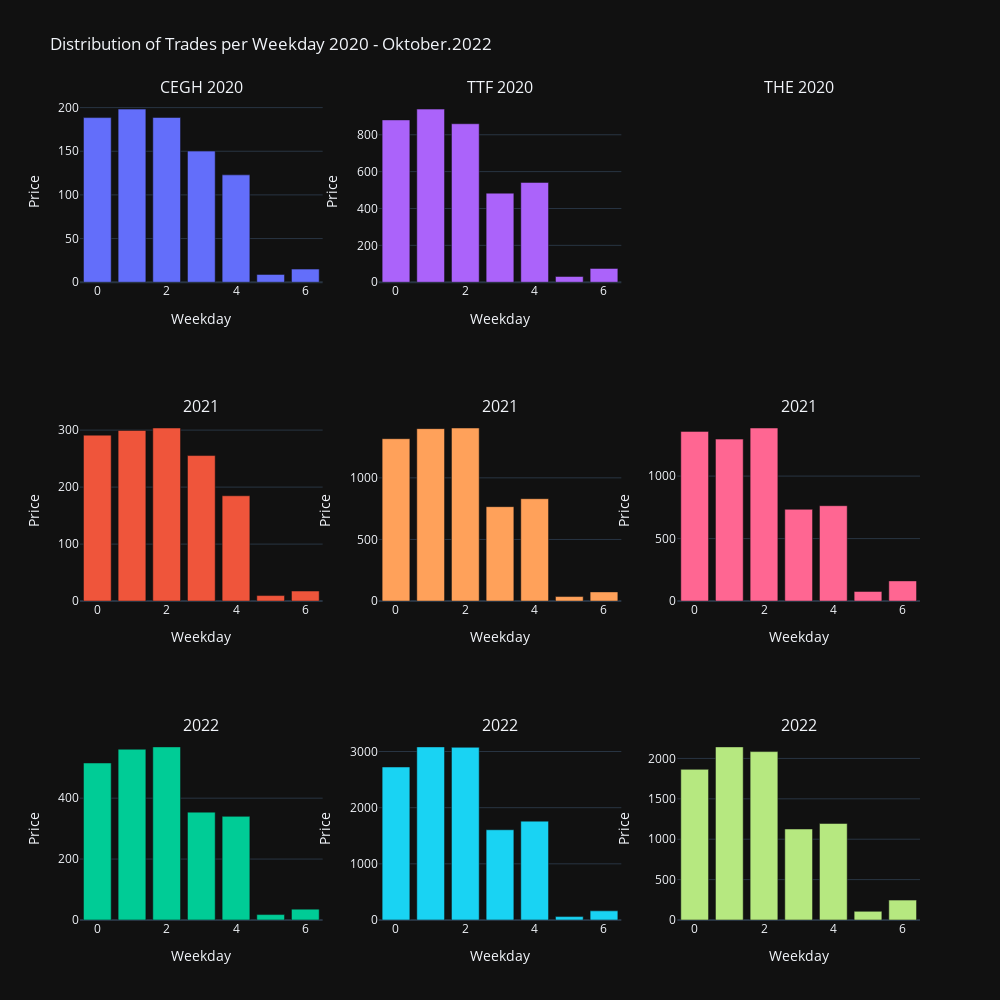

Notebook code cell kept with this figure:
### Code cell
# Make a Plot that show which day of the week had the most trades done. (Weekday 0 = Monday)
fig = make_subplots(rows=3, cols=3,
                    #specs=[[{}, {}],
                    #[{"colspan": 1}, None]],
                    subplot_titles=("CEGH 2020","TTF 2020","THE 2020", "2021","2021","2021","2022","2022","2022"))
#plot subplots for all commoditiy markets and years. This could have been a loop
fig.add_trace(
    go.Bar( x=cegh_2020.groupby(by = ['weekday'])['Number of Trades'].mean().index,
            y=cegh_2020.groupby(by = ['weekday'])['Number of Trades'].mean(),
            ),
    row=1, col=1
)
fig.add_trace(
    go.Bar( x=cegh_2021.groupby(by = ['weekday'])['Number of Trades'].mean().index,
            y=cegh_2021.groupby(by = ['weekday'])['Number of Trades'].mean(),
            ),
    row=2, col=1
)
fig.add_trace(
    go.Bar( x=cegh_2022.groupby(by = ['weekday'])['Number of Trades'].mean().index,
            y=cegh_2022.groupby(by = ['weekday'])['Number of Trades'].mean(),
            ),
    row=3, col=1
)

fig.add_trace(
    go.Bar( x=ttf_2020.groupby(by = ['weekday'])['Number of Trades'].mean().index,
            y=ttf_2020.groupby(by = ['weekday'])['Number of Trades'].mean(),
            ),
    row=1, col=2
)
fig.add_trace(
    go.Bar( x=ttf_2021.groupby(by = ['weekday'])['Number of Trades'].mean().index,
            y=ttf_2021.groupby(by = ['weekday'])['Number of Trades'].mean(),
            ),
    row=2, col=2
)
fig.add_trace(
    go.Bar( x=ttf_2022.groupby(by = ['weekday'])['Number of Trades'].mean().index,
            y=ttf_2022.groupby(by = ['weekday'])['Number of Trades'].mean(),
            ),
    row=3, col=2
)


fig.add_trace(
    go.Bar( x=the_2021.groupby(by = ['weekday'])['Number of Trades'].mean().index,
            y=the_2021.groupby(by = ['weekday'])['Number of Trades'].mean(),
            ),
    row=2, col=3
)
fig.add_trace(
    go.Bar( x=the_2022.groupby(by = ['weekday'])['Number of Trades'].mean().index,
            y=the_2022.groupby(by = ['weekday'])['Number of Trades'].mean(),
            ),
    row=3, col=3
)
fig.update_layout(
    autosize=False,
    width=1000,
    height=1000,
    showlegend=False,
    title_text="Distribution of Trades per Weekday 2020 - Oktober.2022",
    )
#name the first axis
fig['layout']['yaxis']['title']='Price'
fig['layout']['xaxis']['title']='Weekday'
#name the others starting with 2
for i in range(2,10):
    fig['layout'][f'yaxis{i}']['title']='Price'
    fig['layout'][f'xaxis{i}']['title']='Weekday'

fig.show()

### Figure 1 — Plotly figure (JSON) as saved in the notebook; plotly's stock layout.template omitted (floating-point values rounded to 4 significant figures)
{"data": [{"x": [0, 1, 2, 3, 4, 5, 6], "y": [188.5, 198.3, 188.7, 150.1, 123.0, 8.941, 15.0], "type": "bar", "xaxis": "x", "yaxis": "y"}, {"x": [0, 1, 2, 3, 4, 5, 6], "y": [291.1, 299.4, 303.7, 255.4, 184.8, 9.731, 17.66], "type": "bar", "xaxis": "x4", "yaxis": "y4"}, {"x": [0, 1, 2, 3, 4, 5, 6], "y": [515.5, 560.6, 568.3, 354.1, 340.2, 17.76, 35.65], "type": "bar", "xaxis": "x7", "yaxis": "y7"}, {"x": [0, 1, 2, 3, 4, 5, 6], "y": [880.5, 939.1, 859.6, 483.1, 541.2, 31.26, 74.83], "type": "bar", "xaxis": "x2", "yaxis": "y2"}, {"x": [0, 1, 2, 3, 4, 5, 6], "y": [1318.0, 1399.0, 1404.0, 766.2, 831.0, 37.03, 74.94], "type": "bar", "xaxis": "x5", "yaxis": "y5"}, {"x": [0, 1, 2, 3, 4, 5, 6], "y": [2725.0, 3082.0, 3075.0, 1606.0, 1760.0, 60.43, 163.1], "type": "bar", "xaxis": "x8", "yaxis": "y8"}, {"x": [0, 1, 2, 3, 4, 5, 6], "y": [1357.0, 1296.0, 1385.0, 734.2, 763.1, 77.23, 161.8], "type": "bar", "xaxis": "x6", "yaxis": "y6"}, {"x": [0, 1, 2, 3, 4, 5, 6], "y": [1865.0, 2143.0, 2084.0, 1127.0, 1195.0, 107.1, 246.1], "type": "bar", "xaxis": "x9", "yaxis": "y9"}], "layout": {"xaxis": {"anchor": "y", "domain": [0.0, 0.2889], "title": {"text": "Weekday"}}, "yaxis": {"anchor": "x", "domain": [0.7778, 1.0], "title": {"text": "Price"}}, "xaxis2": {"anchor": "y2", "domain": [0.3556, 0.6444], "title": {"text": "Weekday"}}, "yaxis2": {"anchor": "x2", "domain": [0.7778, 1.0], "title": {"text": "Price"}}, "xaxis3": {"anchor": "y3", "domain": [0.7111, 1.0], "title": {"text": "Weekday"}}, "yaxis3": {"anchor": "x3", "domain": [0.7778, 1.0], "title": {"text": "Price"}}, "xaxis4": {"anchor": "y4", "domain": [0.0, 0.2889], "title": {"text": "Weekday"}}, "yaxis4": {"anchor": "x4", "domain": [0.3889, 0.6111], "title": {"text": "Price"}}, "xaxis5": {"anchor": "y5", "domain": [0.3556, 0.6444], "title": {"text": "Weekday"}}, "yaxis5": {"anchor": "x5", "domain": [0.3889, 0.6111], "title": {"text": "Price"}}, "xaxis6": {"anchor": "y6", "domain": [0.7111, 1.0], "title": {"text": "Weekday"}}, "yaxis6": {"anchor": "x6", "domain": [0.3889, 0.6111], "title": {"text": "Price"}}, "xaxis7": {"anchor": "y7", "domain": [0.0, 0.2889], "title": {"text": "Weekday"}}, "yaxis7": {"anchor": "x7", "domain": [0.0, 0.2222], "title": {"text": "Price"}}, "xaxis8": {"anchor": "y8", "domain": [0.3556, 0.6444], "title": {"text": "Weekday"}}, "yaxis8": {"anchor": "x8", "domain": [0.0, 0.2222], "title": {"text": "Price"}}, "xaxis9": {"anchor": "y9", "domain": [0.7111, 1.0], "title": {"text": "Weekday"}}, "yaxis9": {"anchor": "x9", "domain": [0.0, 0.2222], "title": {"text": "Price"}}, "annotations": [{"font": {"size": 16}, "showarrow": false, "text": "CEGH 2020", "x": 0.1444, "xanchor": "center", "xref": "paper", "y": 1.0, "yanchor": "bottom", "yref": "paper"}, {"font": {"size": 16}, "showarrow": false, "text": "TTF 2020", "x": 0.5, "xanchor": "center", "xref": "paper", "y": 1.0, "yanchor": "bottom", "yref": "paper"}, {"font": {"size": 16}, "showarrow": false, "text": "THE 2020", "x": 0.8556, "xanchor": "center", "xref": "paper", "y": 1.0, "yanchor": "bottom", "yref": "paper"}, {"font": {"size": 16}, "showarrow": false, "text": "2021", "x": 0.1444, "xanchor": "center", "xref": "paper", "y": 0.6111, "yanchor": "bottom", "yref": "paper"}, {"font": {"size": 16}, "showarrow": false, "text": "2021", "x": 0.5, "xanchor": "center", "xref": "paper", "y": 0.6111, "yanchor": "bottom", "yref": "paper"}, {"font": {"size": 16}, "showarrow": false, "text": "2021", "x": 0.8556, "xanchor": "center", "xref": "paper", "y": 0.6111, "yanchor": "bottom", "yref": "paper"}, {"font": {"size": 16}, "showarrow": false, "text": "2022", "x": 0.1444, "xanchor": "center", "xref": "paper", "y": 0.2222, "yanchor": "bottom", "yref": "paper"}, {"font": {"size": 16}, "showarrow": false, "text": "2022", "x": 0.5, "xanchor": "center", "xref": "paper", "y": 0.2222, "yanchor": "bottom", "yref": "paper"}, {"font": {"size": 16}, "showarrow": false, "text": "2022", "x": 0.8556, "xanchor": "center", "xref": "paper", "y": 0.2222, "yanchor": "bottom", "yref": "paper"}], "title": {"text": "Distribution of Trades per Weekday 2020 - Oktober.2022"}, "autosize": false, "width": 1000, "height": 1000, "showlegend": false}}
